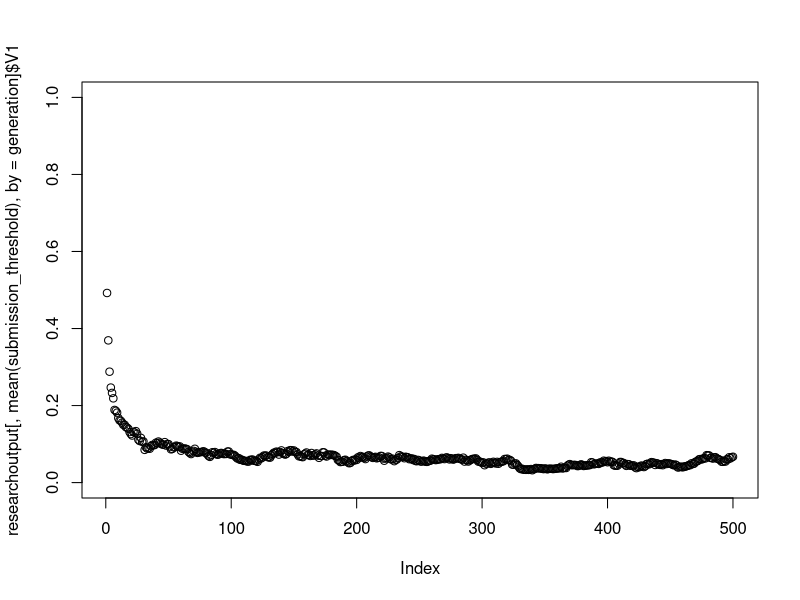
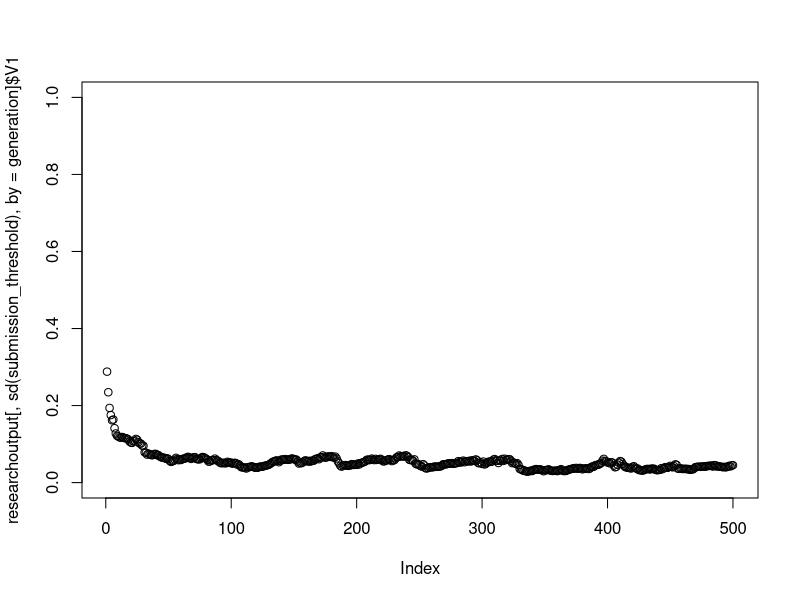
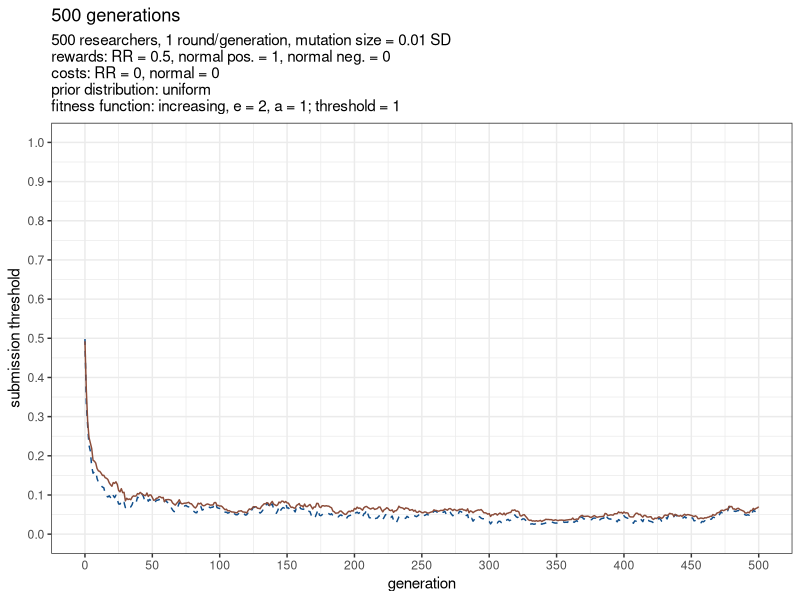
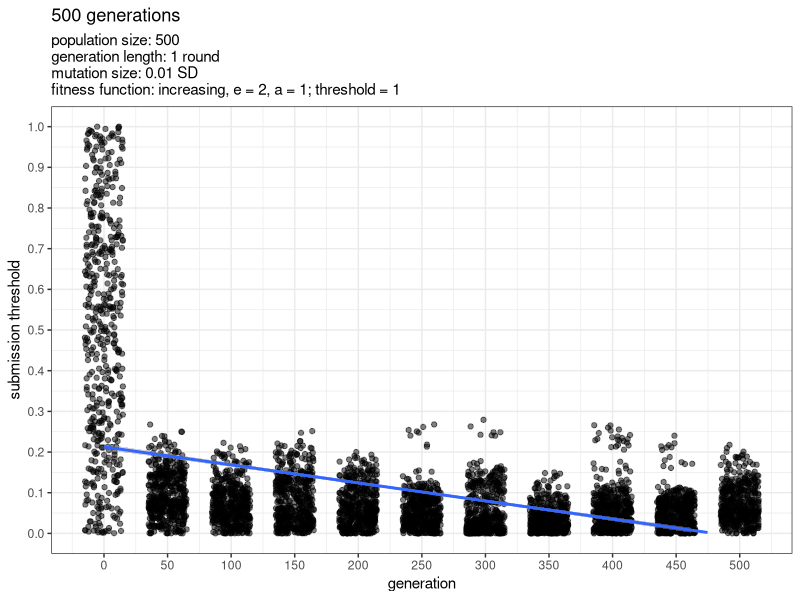

Write the R code that produced these figures, in order.
## Setup: load packages
library(reshape2)
library(ggplot2)

##----------------------------------------------------------------------------##
## Function setup

## i. Research function: This function "does the research"
#   i.i   It generates a set of priors for the researcher population
#   i.ii  It compares the priors to the submission thresholds of the 
#         population and calculates who submits an RR and who a normal study
#   i.iii It calculates everyone's study result based on their prior
#   i.iv  It calculates and outputs everyone's payoff, based on their
#         chosen submission format, study result, and rewards and costs for
#         RRs and normal studies

research.fun <- function(n = length(researcher_ID), 
                         prior_dist = "uniform", prior_dist_m, prior_dist_sd,
                         submission_threshold,
                         reward_RR, reward_normal_pos, reward_normal_neg,
                         cost_RR, cost_normal){
  # 1.  Each researcher is assigned a hypothesis with a random prior 
  #     probability, either uniformly distributed between 0 and 1, or
  #     drawn from a normal distribution centred on prior_dist_m with
  #     sd = prior_dist_sd and truncated to lie between 0 and 1
  if (prior_dist == "uniform") {
    prior <- runif(n, 0, 1)
  } else if (prior_dist == "normal") {
    prior <- pmin(pmax(rnorm(n, mean = prior_dist_m, sd = prior_dist_sd), 0), 1)
  }
  
  # 2.  Researchers decide to run an RR or a normal study by comparing their
  #     current prior with their current submission threshold
  submit_as_RR <-  ifelse(prior < submission_threshold, 1, 0)
  
  # 3.  Researchers test their hypotheses and get either a positive or a 
  #     negative result (based on their prior)
  result <- rbinom(n, 1, prior)
  
  # 4.  Researchers get a payoff depending on their chosen submission format
  #     and the result of their hypothesis test
  new_payoff <- ifelse(submit_as_RR == 1, reward_RR - cost_RR,
                       ifelse(result == 1,
                              reward_normal_pos-cost_normal, reward_normal_neg))
  
  # generate output
  invisible(list(generation = i, round = j,
                 prior = prior, submission_threshold = submission_threshold,
                 submit_as_RR = submit_as_RR, result = result, 
                 new_payoff = new_payoff))
}

## ii. Utility function:
#     This function translates payoffs into utility or fitness. In the present
#     model, utility equals fitness because it is the probability with which
#     a researcher's submission threshold will be passed on to the next
#     generation.
#     ii.i  Three different function shapes are available:
#           Linear:              f(x) = a * x
#           Diminishing returns: f(x) = a * x^(1/e)
#           Increasing returns:  f(x) = a * x^e
#     ii.ii Threshold/budget rule:
#           In addition, we can specify a "survival threshold". 
#           Payoffs below the survival threshold give 0 utility, which 
#           means that these individuals won't pass on their submission 
#           thresholds to the next generation (they "starve"). 
#           Payoffs at or above the threshold are translated into utility
#           as usual (according to the chosen function).
utility.fun <- function(x, e = 2, a = 1, 
                        survival_threshold = 0, shape = "linear"){
  if (shape == "linear") {
    ifelse(x < survival_threshold, 0, a * x) # linear
  } else if (shape == "diminishing") {
    ifelse(x < survival_threshold, 0, a * x^(1/e)) # diminishing returns
  } else if (shape == "increasing") {
    ifelse(x < survival_threshold, 0, a * x^e)} # increasing returns
}

## iii. Selection function:
#       This function translates the acquired utility of all researchers into
#       fitness and decides who passes their traits on to the next generation.
selection.fun <- function(n, utility, submission_threshold_parent){
  # Calculate fitness as a standardised score between 0 and 1
  # The ifelse() construction makes sure that fitness doesn't turn to NA 
  # when sum(utility) == 0
  #fitness <- ifelse(utility == 0, 0, utility/sum(utility))
  
  # Selection: 
  # Select whose submission threshold trait makes it into 
  # the next generation, based on fitness
  submission_threshold_selected <- sample(submission_threshold_parent, 
                                          size = n, 
                                          replace = TRUE, prob = utility)
  # generate output
  invisible(list(generation = i, utility = utility, 
                 submission_threshold_parent = submission_threshold_parent,
                 submission_threshold_selected = 
                   submission_threshold_selected))
}

## iv. Mutation function:
#     This function takes the submission threshold of the parent generation
#     that were selected to reproduce and generates the submission thresholds
#     of the child generation.
#     iv.i  It adds random noise (mutation) to the selected parent's submission
#           thresholds
#     iv.ii It truncates the mutated values so that they lie between 0 and 1.
mutation.fun <- function(n, submission_threshold_selected, mutation_sd){
  # Mutation:
  # New submission thresholds mutate (sd changes the size of mutations)
  submission_threshold_mutated<- submission_threshold_selected + 
    rnorm(n, 0, mutation_sd)
  
  # Truncate the mutated numbers so that they're between 0 and 1
  submission_threshold_child <- pmin(pmax(submission_threshold_mutated, 0), 1)
  
  # generate output
  invisible(list(submission_threshold_child = submission_threshold_child))
}


##----------------------------------------------------------------------------##
## Model setup: initial parameters

# Population size & number of generations
researcher_ID <-  seq(1:5e2) # initialise researcher population & set pop size
generations <- 500 # set number of generations the model will loop through
generation_duration <- 1 # number of research rounds in each generation
mutation_sd <- .01 # amount of noise added by mutations during evolution

# Rewards and costs: 
#   We define the payoff researchers get for their studies as 
#   payoff = reward - cost.
# Here we set the rewards and costs for RRs and normal studies:
reward_normal_pos <- 1  # reward for a positive result in a normal study
reward_normal_neg <- 0  # reward for a negative result in a normal study
reward_RR <- .5 * (reward_normal_pos - reward_normal_neg) +
  reward_normal_neg # reward for a Registered Report
cost_RR <- 0 # cost of conducting a RR (subtracted from reward)
cost_normal <- 0 # cost of publishing a normal paper (subtracted from reward)
starting_budget <- 0

# Parameters of the prior distribution:
prior_dist <- "uniform" # distribution type: uniform or normal
prior_dist_m <- 0.2 # mean of the prior distribution IF prior_dist = "normal"
prior_dist_sd <- 0.2 # sd of the prior distribution IF prior_dist = "normal"

# Parameters of the utility/fitness function:
utility_shape <- "increasing" # shape of the utility function
a <- 1  # multiplier of x to influence the shape
e <- 2  # exponent of x to influence the shape
survival_threshold <- 1*generation_duration  # threshold below which all payoffs give 0 utility



##============================================================================##
## Model setup: create dataframe

# Create an empty data frame w/ 1 column for researcher ID, one for the
# submission threshold of generation 0 and one for each subsequent 
# generation's submission threshold (hence "2 + generations")
df_loop <- as.data.frame(matrix(ncol = 2 + generations, 
                                nrow = length(researcher_ID)))

# Rename the submission threshold variables to 0 - 100
names(df_loop) <- c("researcher_ID", as.character(0:generations))

df_loop$researcher_ID <- researcher_ID # fill in the researcher ID column
df_loop$`0` <- runif(length(researcher_ID), 0,1) # initialise submission threshold of generation 0
researchlist <- list()
researchoutput <- list()
model <- list()
# model$generation <- list()
#------------------------------------------------------------------------------#
## Here comes the loop:
for (i in 1:generations) {
  
  # initialise the payoff vector: before conducting any research, 
  # everybody starts with 0 payoff
  payoff <- rep(0, length(researcher_ID))
  
  ## 1. Research phase:
  for (j in 1:generation_duration) {
    
    # 1.1 We use research.fun to "do the research":
    #     Assign priors, compare with submission thresholds, decide who submits
    #     RRs and who doesn't, calculate results, and calculate payoffs
    research <- research.fun(prior_dist = prior_dist,
                             prior_dist_m = prior_dist_m,
                             prior_dist_sd = prior_dist_sd,
                             submission_threshold = df_loop[,1+i],
                             reward_RR = reward_RR,
                             reward_normal_pos = reward_normal_pos,
                             reward_normal_neg = reward_normal_neg,
                             cost_RR = cost_RR,
                             cost_normal = cost_normal)
    
    # Check:  Stop the loop if something went wrong with submission decisions
    stopifnot(sum(research$prior < research$submission_threshold) == 
                sum(research$submit_as_RR))
    # Check:  Payoffs should be the same for all RR authors, hence sd = 0.
    #         Stop the loop if this is false:
    #         (Caution: this check fails when less than 2 researchers
    #         submitted RRs.)
    # stopifnot(sd(research$new_payoff[which(research$submit_as_RR == 1)]) == 0)
    
    # 1.2   Update payoff: 
    #       add the payoffs of this round to the previous amount
    payoff <- payoff + research$new_payoff
    
    research$researcher_ID <- researcher_ID
    research$total_payoff <- payoff # add total payoff to the "research" list
    researchlist[[j]] <- research # store data from this research cycle in the output list
  }
  
  ## 2. Evolution phase:
  
  # 2.1 We use utility.fun to calculate researchers' fitness from their payoffs
  utility <- utility.fun(x = payoff, e = e, a = a, 
                         survival_threshold = survival_threshold,
                         shape = utility_shape)
  
  # 2.2 Selection: 
  #     We use selection.fun to calculate whose traits are passed on to the
  #     next generation
  selection <- selection.fun(n = length(researcher_ID), utility = utility,
                             submission_threshold_parent = df_loop[,1+i])
  
  # Check: Stop the loop if any of the selected submission threshold is NA
  stopifnot(all(!is.na(selection$submission_threshold_selected)))
  
  # 2.3 Mutation: 
  #     We use mutation.fun to generate the evolved submission thresholds
  #     of the new generation
  evolution <- mutation.fun(n = length(researcher_ID),
                            submission_threshold_selected = 
                              selection$submission_threshold_selected,
                            mutation_sd = mutation_sd)
  # researchoutput[[i]]$
  # Put the new generations' evolved submission thresholds into the data frame:
  df_loop[,1+i+1] <- evolution$submission_threshold_child
  
  selection$submission_threshold_child <- evolution$submission_threshold_child
  selection$researcher_ID <- researcher_ID
  model[[i]] <- selection
  researchoutput[[i]] <- data.table::rbindlist(researchlist)
  # model$generation[[i]]$evolution <- selection
}

model <- data.table::rbindlist(model)
researchoutput <- data.table::rbindlist(researchoutput)

plot(researchoutput[, mean(submission_threshold), by = generation]$V1, ylim = c(0,1))

plot(researchoutput[, sd(submission_threshold), by = generation]$V1, ylim = c(0,1))



##============================================================================##
## Prepare the plot:
# Turn the data frame into long format with numbers 0-100 for generation 
# and one variable for evolving submission thresholds
df_plot <- melt(df_loop,
                id.vars = "researcher_ID",
                variable.name = "generation",
                value.name = "submission_threshold")
df_plot$generation <- as.numeric(as.character(df_plot$generation))

##----------------------------------------------------------------------------##
## Plot the submission thresholds
# Basic plot setup:
basic_plot <- ggplot(
  df_plot,
  aes(x = generation,
      y = submission_threshold,
      # group = generation
  )) +
  scale_x_continuous(breaks = seq(0, generations, generations / 10),
                     name = "generation") +
  scale_y_continuous(lim = c(0, 1),
                     breaks = seq(0, 1, .1),
                     name = "submission threshold") +
  theme_bw() +
  ggtitle(paste(generations, "generations", sep = " "),
          subtitle = paste(length(researcher_ID), " researchers, ",
                           generation_duration, 
                           ifelse(generation_duration ==1, 
                                  " round", " rounds"), "/generation, ",
                           "mutation size = ", mutation_sd, " SD", "\n",
                           "rewards: RR = ", reward_RR, 
                           ", normal pos. = ", reward_normal_pos,
                           ", normal neg. = ", reward_normal_neg, "\n",
                           "costs: RR = ", cost_RR, 
                           ", normal = ", cost_normal, "\n",
                           "prior distribution: ", 
                           ifelse(prior_dist == "uniform", 
                                  prior_dist, paste(prior_dist, ", m = ", 
                                                    prior_dist_m, ", sd = ",
                                                    prior_dist_sd, sep = "")),
                           "\n",
                           "fitness function: ", utility_shape, ", e = ", e, 
                           ", a = ", a, "; threshold = ", survival_threshold,
                           sep = ""))

# Output a plot with median (dashed blue line), mean (solid red-ish line),
# and 95% coverage (from quantile .025 to quantile .975, shaded light blue)
basic_plot +
  stat_summary(geom = "ribbon", 
               fun.data = median_hilow, fill = "lightskyblue1") +
  stat_summary(geom = "line", fun = median, 
               linetype="dashed", colour = "dodgerblue4")+
  # stat_summary(geom = "ribbon", fun.data = mean_cl_boot, fill = "salmon") +
  stat_summary(geom = "line", fun = mean, colour="salmon4")








##============================================================================##
## OLD STUFF BELOW: 
## Old visualisation plotting all data from every 10th generation in a dot plot
eleven_generations <- seq(0, generations, generations/10)

df_plot_subset <- df_plot[df_plot$generation == eleven_generations[1] |
                            df_plot$generation == eleven_generations[2] |
                            df_plot$generation == eleven_generations[3] |
                            df_plot$generation == eleven_generations[4] |
                            df_plot$generation == eleven_generations[5] |
                            df_plot$generation == eleven_generations[6] |
                            df_plot$generation == eleven_generations[7] |
                            df_plot$generation == eleven_generations[8] |
                            df_plot$generation == eleven_generations[9] |
                            df_plot$generation == eleven_generations[10] |
                            df_plot$generation == eleven_generations[11], ]

# Basic plot setup:
basic_plot <- ggplot(
  df_plot_subset,
  aes(x = generation,
      y = submission_threshold,
      # group = generation
  )) +
  scale_x_continuous(breaks = seq(0, generations, generations / 10),
                     name = "generation") +
  scale_y_continuous(lim = c(0, 1),
                     breaks = seq(0, 1, .1),
                     name = "submission threshold") +
  theme_bw() +
  ggtitle(paste(generations, "generations", sep = " "),
          subtitle = paste("population size: ", length(researcher_ID), "\n", 
                           "generation length: ", generation_duration, 
                           ifelse(generation_duration ==1, " round", " rounds"), "\n",
                           "mutation size: ", mutation_sd, " SD", "\n",
                           "fitness function: ", utility_shape, ", e = ", e, 
                           ", a = ", a, "; threshold = ", survival_threshold,
                           sep = ""))

# Show plot with jitter and regression line:
basic_plot +
  geom_jitter(alpha = 0.5, width = generations*.03, height = .001) +
  geom_smooth(method = "lm", se = TRUE)






